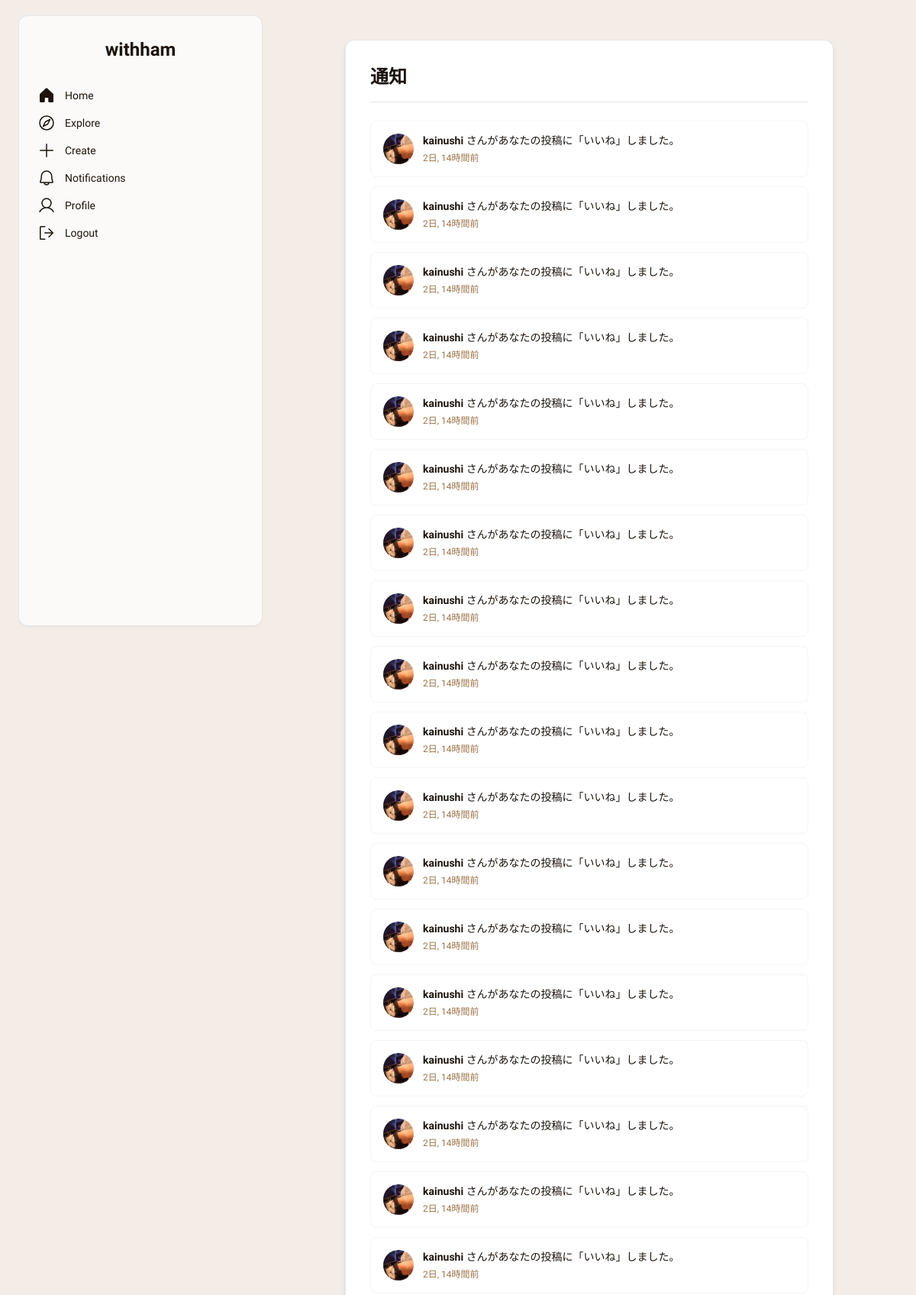
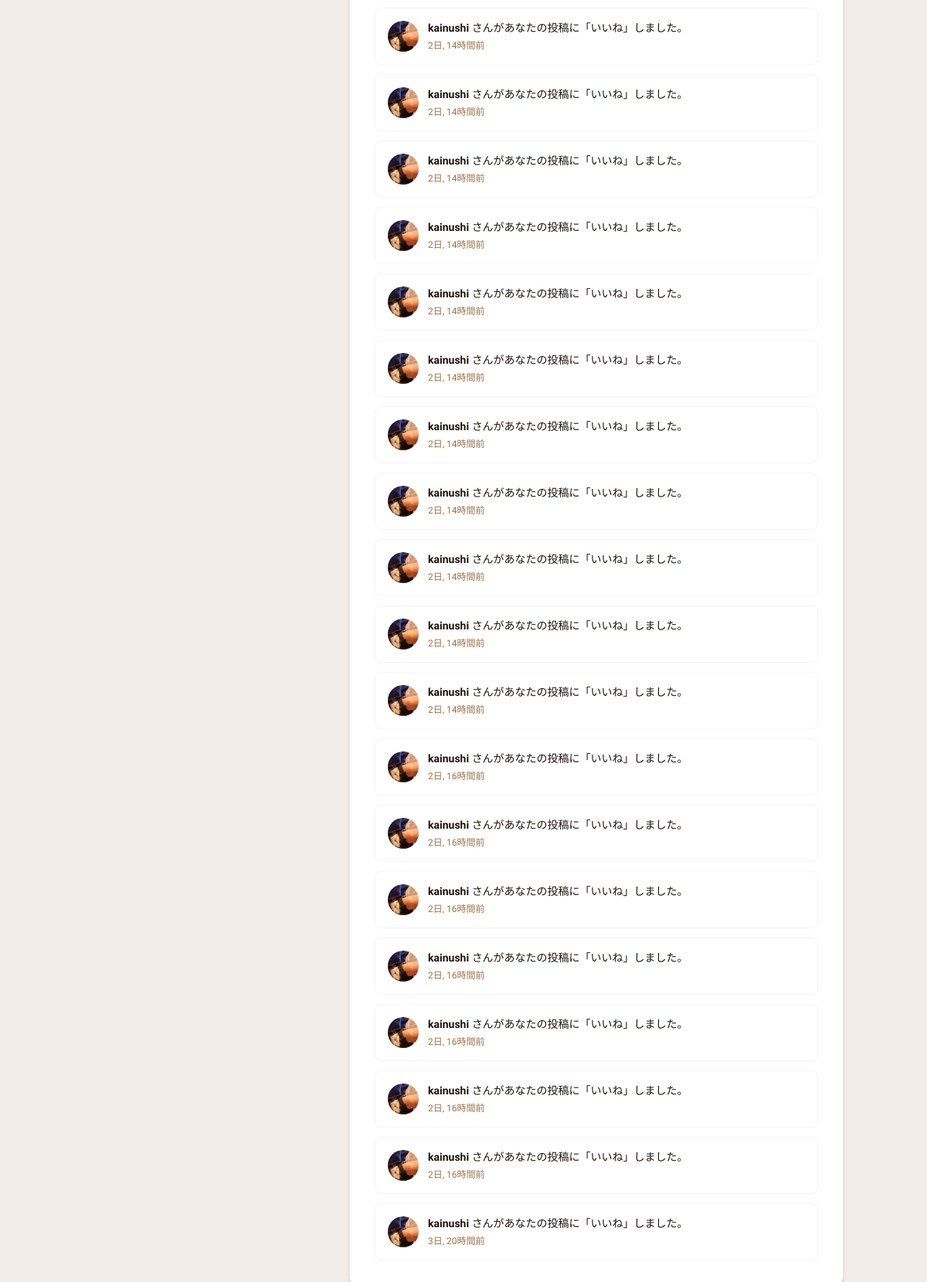
The app's page /notifications/ (signed in) with its own data (2 pictures, top to bottom).
### withham/models.py (models this page shows, shortened)
class Notification(models.Model):
    LIKE = 'L'; COMMENT = 'C'; FOLLOW = 'F'
    NOTIFICATION_TYPES = [(LIKE, 'いいね'), (COMMENT, 'コメント'), (FOLLOW, 'フォロー')]
    recipient = models.ForeignKey(User, on_delete=models.CASCADE, related_name='notifications', verbose_name='受信者')
    actor = models.ForeignKey(User, on_delete=models.CASCADE, related_name='actions', verbose_name='実行者')
    verb = models.CharField("アクション", max_length=1, choices=NOTIFICATION_TYPES)
    target = models.ForeignKey('Post', on_delete=models.CASCADE, blank=True, null=True, related_name='notification_target', verbose_name='対象投稿')
    is_read = models.BooleanField("既読", default=False)
    timestamp = models.DateTimeField("日時", default=timezone.now)
    class Meta:
        verbose_name = '通知'
        verbose_name_plural = '通知'
        ordering = ['-timestamp']

class UserProfile(models.Model):
    user = models.OneToOneField(User, on_delete=models.CASCADE, related_name='profile')
    bio = models.TextField("自己紹介", blank=True, null=True)
    avatar = models.ImageField("プロフィール画像", upload_to='avatars/', null=True, blank=True)
    following = models.ManyToManyField(User, related_name='followers', symmetrical=False, blank=True)

### withham/views.py (the view)
# urls.py: path('notifications/', views.notification_list, name='notification_list'),
@login_required
def notification_list(request):
    notifications = request.user.notifications.all().order_by('-timestamp')
    unread_notifications = notifications.filter(is_read=False)
    unread_notifications.update(is_read=True)
    context = { 'notifications': notifications, }
    return render(request, 'withham/notification_list.html', context)

### withham/templates/withham/notification_list.html (shortened to what this page needs)
{% extends "withham/base.html" %}
{% load static %}
{% load humanize %}
{% block content %}
<div class="max-w-2xl mx-auto mt-8 px-4">
    <div class="bg-white p-6 md:p-8 rounded-xl shadow-md border border-gray-200">
        <h2 class="text-2xl font-bold text-[#1c140d] mb-6 pb-4 border-b border-gray-200">通知</h2>
        <div class="space-y-3">
            {% for notification in notifications %}
                <a href="{% if notification.target %}{% url 'withham:post_detail' notification.target.pk %}{% elif notification.verb == notification.FOLLOW %}{% url 'withham:profile_detail' notification.actor.pk %}{% else %}#{% endif %}"
                   class="block p-4 rounded-lg border {% if not notification.is_read %}bg-blue-50 border-blue-200{% else %}bg-white border-gray-100 hover:bg-gray-50{% endif %} transition duration-150 ease-in-out">
                    <div class="flex items-center gap-3">
                        <div class="flex-shrink-0">
                            {% if notification.actor.profile.avatar %}
                                <img src="{{ notification.actor.profile.avatar.url }}" class="h-10 w-10 rounded-full object-cover" alt="{{ notification.actor.username }}">
                            {% else %}
                                <img src="{% static 'images/default_avatar.png' %}" class="h-10 w-10 rounded-full bg-gray-200 object-cover" alt="デフォルトアバター">
                            {% endif %}
                        </div>
                        <div class="flex-grow min-w-0">
                            <p class="text-sm text-[#1c140d] leading-snug">
                                <strong class="font-semibold">{{ notification.actor.username }}</strong>
                                {% if notification.verb == notification.LIKE %}
                                    さんがあなたの投稿に「いいね」しました。
                                {% elif notification.verb == notification.COMMENT %}
                                    さんがあなたの投稿にコメントしました。
                                {% elif notification.verb == notification.FOLLOW %}
                                    さんがあなたをフォローしました。
                                {% else %}
                                    {{ notification.get_verb_display }} しました。
                                {% endif %}
                            </p>
                            <p class="text-xs text-[#9c7349] mt-1">{{ notification.timestamp|timesince }}前</p>
                        </div>
                    </div>
                </a>
            {% empty %}
                <p class="text-center text-gray-500 py-6">新しい通知はありません。</p>
            {% endfor %}
        </div>
    </div>
</div>
{% endblock %}

### withham/templates/withham/base.html (style rules this page uses)
@media (min-width: 1024px) { aside a, .bottom-nav a, main a:not(.like-button):not(.comment-button) { pointer-events: auto; } }

### records on screen
Notification: actor.profile.avatar (picture), actor.username "kainushi", verb "さんがあなたの投稿に「いいね」しました。", timestamp "2日, 14時間"
Notification: actor.profile.avatar (picture), actor.username "kainushi", verb "さんがあなたの投稿に「いいね」しました。", timestamp "2日, 14時間"
Notification: actor.profile.avatar (picture), actor.username "kainushi", verb "さんがあなたの投稿に「いいね」しました。", timestamp "2日, 14時間"
Notification: actor.profile.avatar (picture), actor.username "kainushi", verb "さんがあなたの投稿に「いいね」しました。", timestamp "2日, 14時間"
Notification: actor.profile.avatar (picture), actor.username "kainushi", verb "さんがあなたの投稿に「いいね」しました。", timestamp "2日, 14時間"
Notification: actor.profile.avatar (picture), actor.username "kainushi", verb "さんがあなたの投稿に「いいね」しました。", timestamp "2日, 14時間"
Notification: actor.profile.avatar (picture), actor.username "kainushi", verb "さんがあなたの投稿に「いいね」しました。", timestamp "2日, 14時間"
Notification: actor.profile.avatar (picture), actor.username "kainushi", verb "さんがあなたの投稿に「いいね」しました。", timestamp "2日, 14時間"
Notification: actor.profile.avatar (picture), actor.username "kainushi", verb "さんがあなたの投稿に「いいね」しました。", timestamp "2日, 14時間"
Notification: actor.profile.avatar (picture), actor.username "kainushi", verb "さんがあなたの投稿に「いいね」しました。", timestamp "2日, 14時間"
Notification: actor.profile.avatar (picture), actor.username "kainushi", verb "さんがあなたの投稿に「いいね」しました。", timestamp "2日, 14時間"
Notification: actor.profile.avatar (picture), actor.username "kainushi", verb "さんがあなたの投稿に「いいね」しました。", timestamp "2日, 14時間"
Notification: actor.profile.avatar (picture), actor.username "kainushi", verb "さんがあなたの投稿に「いいね」しました。", timestamp "2日, 14時間"
Notification: actor.profile.avatar (picture), actor.username "kainushi", verb "さんがあなたの投稿に「いいね」しました。", timestamp "2日, 14時間"
Notification: actor.profile.avatar (picture), actor.username "kainushi", verb "さんがあなたの投稿に「いいね」しました。", timestamp "2日, 14時間"
Notification: actor.profile.avatar (picture), actor.username "kainushi", verb "さんがあなたの投稿に「いいね」しました。", timestamp "2日, 14時間"
Notification: actor.profile.avatar (picture), actor.username "kainushi", verb "さんがあなたの投稿に「いいね」しました。", timestamp "2日, 14時間"
Notification: actor.profile.avatar (picture), actor.username "kainushi", verb "さんがあなたの投稿に「いいね」しました。", timestamp "2日, 14時間"
Notification: actor.profile.avatar (picture), actor.username "kainushi", verb "さんがあなたの投稿に「いいね」しました。", timestamp "2日, 14時間"
Notification: actor.profile.avatar (picture), actor.username "kainushi", verb "さんがあなたの投稿に「いいね」しました。", timestamp "2日, 14時間"
Notification: actor.profile.avatar (picture), actor.username "kainushi", verb "さんがあなたの投稿に「いいね」しました。", timestamp "2日, 14時間"
Notification: actor.profile.avatar (picture), actor.username "kainushi", verb "さんがあなたの投稿に「いいね」しました。", timestamp "2日, 14時間"
Notification: actor.profile.avatar (picture), actor.username "kainushi", verb "さんがあなたの投稿に「いいね」しました。", timestamp "2日, 14時間"
Notification: actor.profile.avatar (picture), actor.username "kainushi", verb "さんがあなたの投稿に「いいね」しました。", timestamp "2日, 14時間"
Notification: actor.profile.avatar (picture), actor.username "kainushi", verb "さんがあなたの投稿に「いいね」しました。", timestamp "2日, 14時間"
Notification: actor.profile.avatar (picture), actor.username "kainushi", verb "さんがあなたの投稿に「いいね」しました。", timestamp "2日, 14時間"
Notification: actor.profile.avatar (picture), actor.username "kainushi", verb "さんがあなたの投稿に「いいね」しました。", timestamp "2日, 14時間"
Notification: actor.profile.avatar (picture), actor.username "kainushi", verb "さんがあなたの投稿に「いいね」しました。", timestamp "2日, 14時間"
Notification: actor.profile.avatar (picture), actor.username "kainushi", verb "さんがあなたの投稿に「いいね」しました。", timestamp "2日, 14時間"
Notification: actor.profile.avatar (picture), actor.username "kainushi", verb "さんがあなたの投稿に「いいね」しました。", timestamp "2日, 16時間"
Notification: actor.profile.avatar (picture), actor.username "kainushi", verb "さんがあなたの投稿に「いいね」しました。", timestamp "2日, 16時間"
Notification: actor.profile.avatar (picture), actor.username "kainushi", verb "さんがあなたの投稿に「いいね」しました。", timestamp "2日, 16時間"
Notification: actor.profile.avatar (picture), actor.username "kainushi", verb "さんがあなたの投稿に「いいね」しました。", timestamp "2日, 16時間"
Notification: actor.profile.avatar (picture), actor.username "kainushi", verb "さんがあなたの投稿に「いいね」しました。", timestamp "2日, 16時間"
Notification: actor.profile.avatar (picture), actor.username "kainushi", verb "さんがあなたの投稿に「いいね」しました。", timestamp "2日, 16時間"
Notification: actor.profile.avatar (picture), actor.username "kainushi", verb "さんがあなたの投稿に「いいね」しました。", timestamp "2日, 16時間"
Notification: actor.profile.avatar (picture), actor.username "kainushi", verb "さんがあなたの投稿に「いいね」しました。", timestamp "3日, 20時間"
